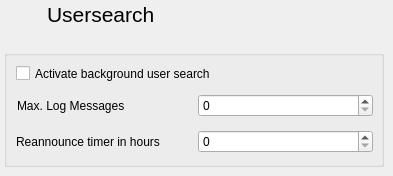
    <widget class="QWidget" name="usersearch_Page">
     <widget class="QWidget" name="layoutWidget_6">
      <property name="geometry">
       <rect>
        <x>4</x>
        <y>0</y>
        <width>151</width>
        <height>30</height>
       </rect>
      </property>
      <layout class="QGridLayout" name="gridLayout_5">
       <property name="horizontalSpacing">
        <number>3</number>
       </property>
       <item row="0" column="0" alignment="Qt::AlignLeft|Qt::AlignVCenter">
        <widget class="QLabel" name="label_27">
         <property name="minimumSize">
          <size>
           <width>28</width>
           <height>28</height>
          </size>
         </property>
         <property name="maximumSize">
          <size>
           <width>28</width>
           <height>28</height>
          </size>
         </property>
         <property name="sizeIncrement">
          <size>
           <width>32</width>
           <height>32</height>
          </size>
         </property>
         <property name="baseSize">
          <size>
           <width>28</width>
           <height>28</height>
          </size>
         </property>
         <property name="acceptDrops">
          <bool>false</bool>
         </property>
         <property name="pixmap">
          <pixmap resource="resourcen.qrc">:/icons/find.svg</pixmap>
         </property>
         <property name="scaledContents">
          <bool>true</bool>
         </property>
        </widget>
       </item>
       <item row="0" column="1" alignment="Qt::AlignLeft">
        <widget class="QLabel" name="label_28">
         <property name="minimumSize">
          <size>
           <width>0</width>
           <height>28</height>
          </size>
         </property>
         <property name="maximumSize">
          <size>
           <width>16777215</width>
           <height>28</height>
          </size>
         </property>
         <property name="font">
          <font>
           <pointsize>16</pointsize>
           <weight>75</weight>
           <bold>true</bold>
          </font>
         </property>
         <property name="text">
          <string>&lt;!DOCTYPE HTML PUBLIC &quot;-//W3C//DTD HTML 4.0//EN&quot; &quot;http://www.w3.org/TR/REC-html40/strict.dtd&quot;&gt;
&lt;html&gt;&lt;head&gt;&lt;meta name=&quot;qrichtext&quot; content=&quot;1&quot; /&gt;&lt;style type=&quot;text/css&quot;&gt;
p, li { white-space: pre-wrap; }
&lt;/style&gt;&lt;/head&gt;&lt;body style=&quot; font-family:'DejaVu Sans'; font-size:9pt; font-weight:400; font-style:normal;&quot;&gt;
&lt;p style=&quot; margin-top:12px; margin-bottom:12px; margin-left:0px; margin-right:0px; -qt-block-indent:0; text-indent:0px;&quot;&gt;&lt;span style=&quot; font-size:16pt;&quot;&gt;Usersearch&lt;/span&gt;&lt;/p&gt;&lt;/body&gt;&lt;/html&gt;</string>
         </property>
        </widget>
       </item>
      </layout>
     </widget>
     <widget class="QGroupBox" name="groupBox_20">
      <property name="geometry">
       <rect>
        <x>4</x>
        <y>50</y>
        <width>380</width>
        <height>117</height>
       </rect>
      </property>
      <property name="minimumSize">
       <size>
        <width>380</width>
        <height>0</height>
       </size>
      </property>
      <property name="maximumSize">
       <size>
        <width>380</width>
        <height>16777215</height>
       </size>
      </property>
      <property name="title">
       <string/>
      </property>
      <widget class="QCheckBox" name="check_UserSearchEnable">
       <property name="enabled">
        <bool>true</bool>
       </property>
       <property name="geometry">
        <rect>
         <x>12</x>
         <y>12</y>
         <width>385</width>
         <height>23</height>
        </rect>
       </property>
       <property name="text">
        <string>Activate background user search</string>
       </property>
      </widget>
      <widget class="QWidget" name="layoutWidget">
       <property name="geometry">
        <rect>
         <x>12</x>
         <y>78</y>
         <width>357</width>
         <height>28</height>
        </rect>
       </property>
       <layout class="QGridLayout" name="gridLayout">
        <item row="0" column="0">
         <widget class="QLabel" name="label_32">
          <property name="text">
           <string>Reannounce timer in hours</string>
          </property>
         </widget>
        </item>
        <item row="0" column="1">
         <widget class="QSpinBox" name="spinBox_ReAnnouncingUserSearch"/>
        </item>
       </layout>
      </widget>
      <widget class="QWidget" name="layoutWidget">
       <property name="geometry">
        <rect>
         <x>13</x>
         <y>42</y>
         <width>356</width>
         <height>28</height>
        </rect>
       </property>
       <layout class="QGridLayout" name="gridLayout_2">
        <item row="0" column="0">
         <widget class="QLabel" name="label_31">
          <property name="text">
           <string>Max. Log Messages</string>
          </property>
         </widget>
        </item>
        <item row="0" column="1">
         <widget class="QSpinBox" name="spinBox_MaxLogMessagesUserSearch"/>
        </item>
       </layout>
      </widget>
     </widget>
    </widget>
